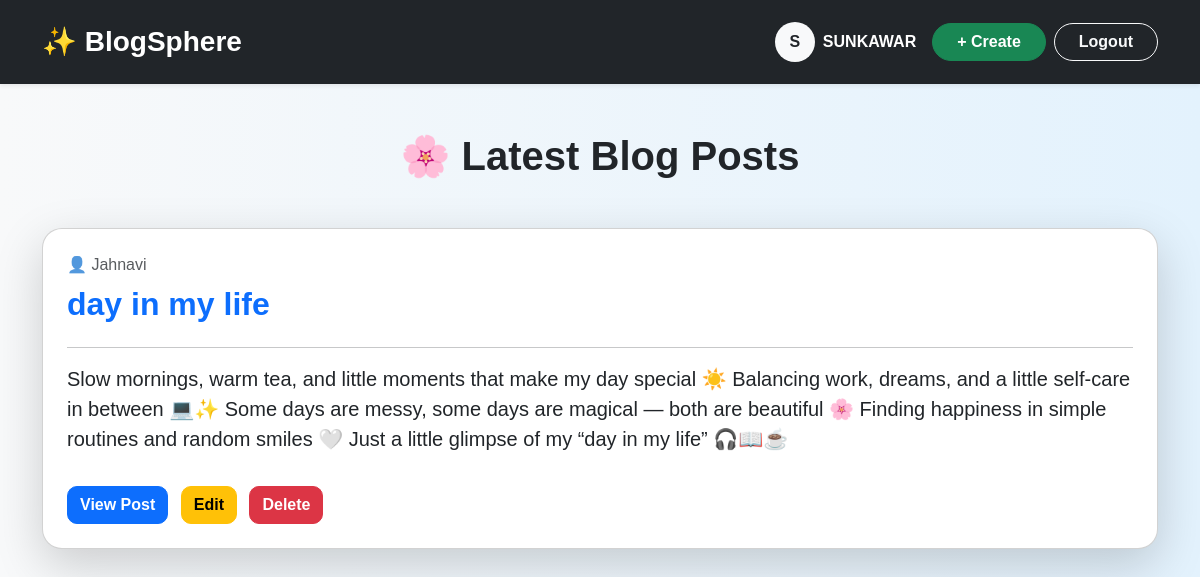
Screenshot of / (signed in) with the database file from the repository.
### app.py (models this page shows)
class Post(db.Model):
    id = db.Column(db.Integer, primary_key=True)
    title = db.Column(db.String(200), nullable=False)
    content = db.Column(db.Text, nullable=False)
    username = db.Column(db.String(100))

### app.py (the view)
@app.route('/')
def home():
    posts = Post.query.all()
    username = session.get('username')
    return render_template(
        'index.html',
        posts=posts,
        username=username
    )

### templates/index.html (shortened to what this page needs)
<!DOCTYPE html>
<html>
<head>
    <link href="https://cdn.jsdelivr.net/npm/bootstrap@5.3.0/dist/css/bootstrap.min.css"
          rel="stylesheet">
    <link rel="stylesheet"
          href="{{ url_for('static', filename='style.css') }}">
</head>
<body>
<nav class="navbar navbar-expand-lg navbar-dark bg-dark shadow-sm py-3">
    <div class="container">
        <a class="navbar-brand fw-bold fs-3">
            ✨ BlogSphere
        </a>
        <div class="d-flex align-items-center">
            {% if username %}
                <div class="d-flex align-items-center me-3">
                    <div class="rounded-circle bg-light text-dark d-flex justify-content-center align-items-center"
                         style="width:40px; height:40px; font-weight:bold;">
                        {{ username[0].upper() }}
                    </div>
                    <span class="text-white ms-2 fw-semibold">
                        {{ username }}
                    </span>
                </div>
                <a href="/create-post"
                   class="btn btn-success rounded-pill px-4 me-2">
                    + Create
                </a>
                <a href="/logout"
                   class="btn btn-outline-light rounded-pill px-4">
                    Logout
                </a>
            {% endif %}
        </div>
    </div>
</nav>
<div class="container mt-5">
    <h1 class="text-center fw-bold mb-5">
        🌸 Latest Blog Posts
    </h1>
    {% for post in posts %}
    <div class="card shadow-lg p-4 mb-4">
        <p class="text-muted mb-2">
            👤 {{ post.username }}
        </p>
        <h2 class="fw-bold text-primary">
            {{ post.title }}
        </h2>
        <hr>
        <p class="fs-5">
            {{ post.content }}
        </p>
        <div class="mt-3">
            <a href="/post/{{ post.id }}"
               class="btn btn-primary me-2">
                View Post
            </a>
            <a href="/edit-post/{{ post.id }}"
               class="btn btn-warning me-2">
                Edit
            </a>
            <a href="/delete-post/{{ post.id }}"
               class="btn btn-danger">
                Delete
            </a>
        </div>
    </div>
    {% else %}
    <div class="text-center mt-5">
        <h4 class="text-muted">
            No posts available.
        </h4>
    </div>
    {% endfor %}
</div>
</body>
</html>

### static/style.css (style rules this page uses)
body { background: linear-gradient(to right,#f8f9fa,#e3f2fd); font-family: Arial, sans-serif; }
.navbar { padding:15px; }
.card { border-radius:20px; }
.btn { border-radius:10px; font-weight:bold; }

### rows the page displays
Post: username "Jahnavi", title "day in my life", content "Slow mornings, warm tea, and little moments that make my day special ☀️ Balancing work, dreams, and a little self-care in between 💻✨ Some days are messy, some days are magical — both are beautiful 🌸 Finding happiness in simple routines and random smiles 🤍 Just a little glimpse of my “day in my life” 🎧📖☕"

### other values shown
{{ username[0].upper() }} "S"
{{ username }} "SUNKAWAR"
